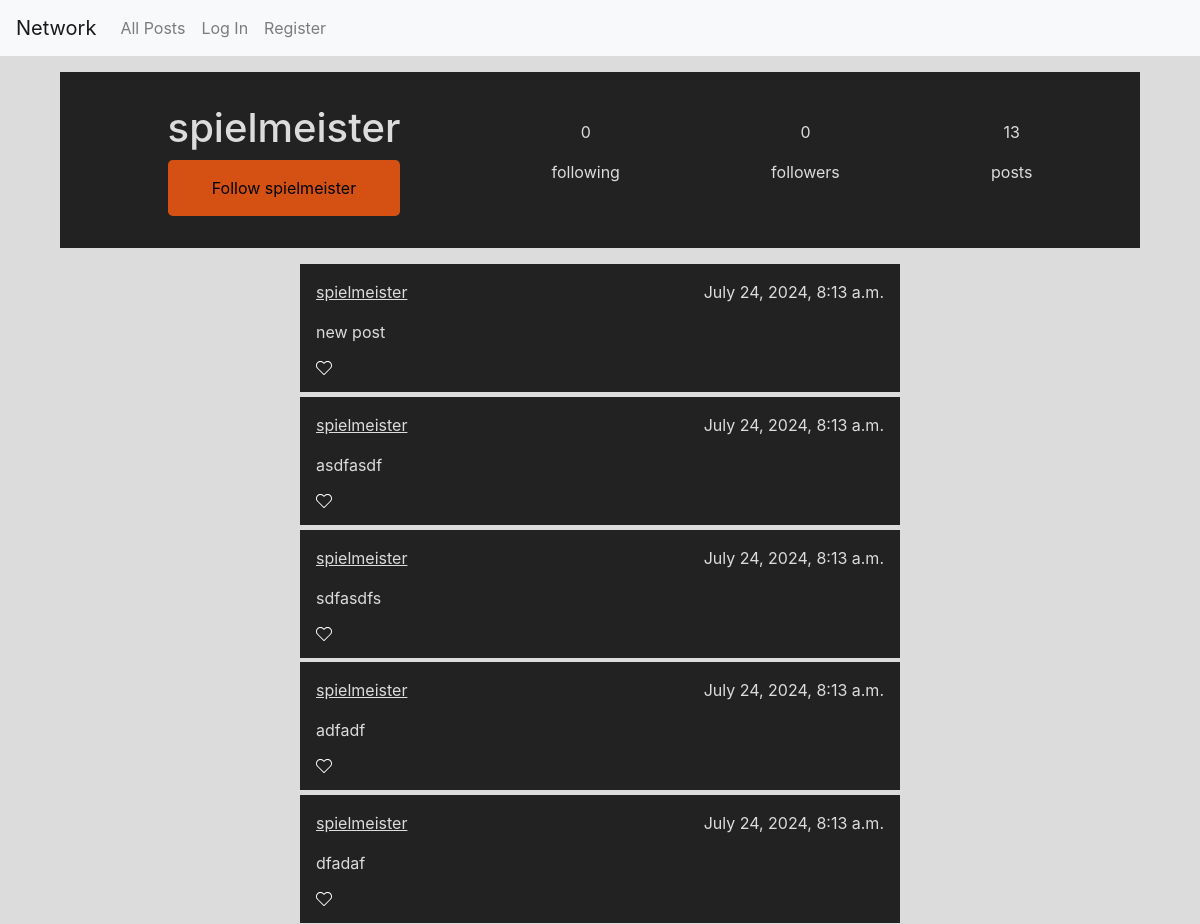
The page /profile/1 (upper part) on the database as committed earlier.
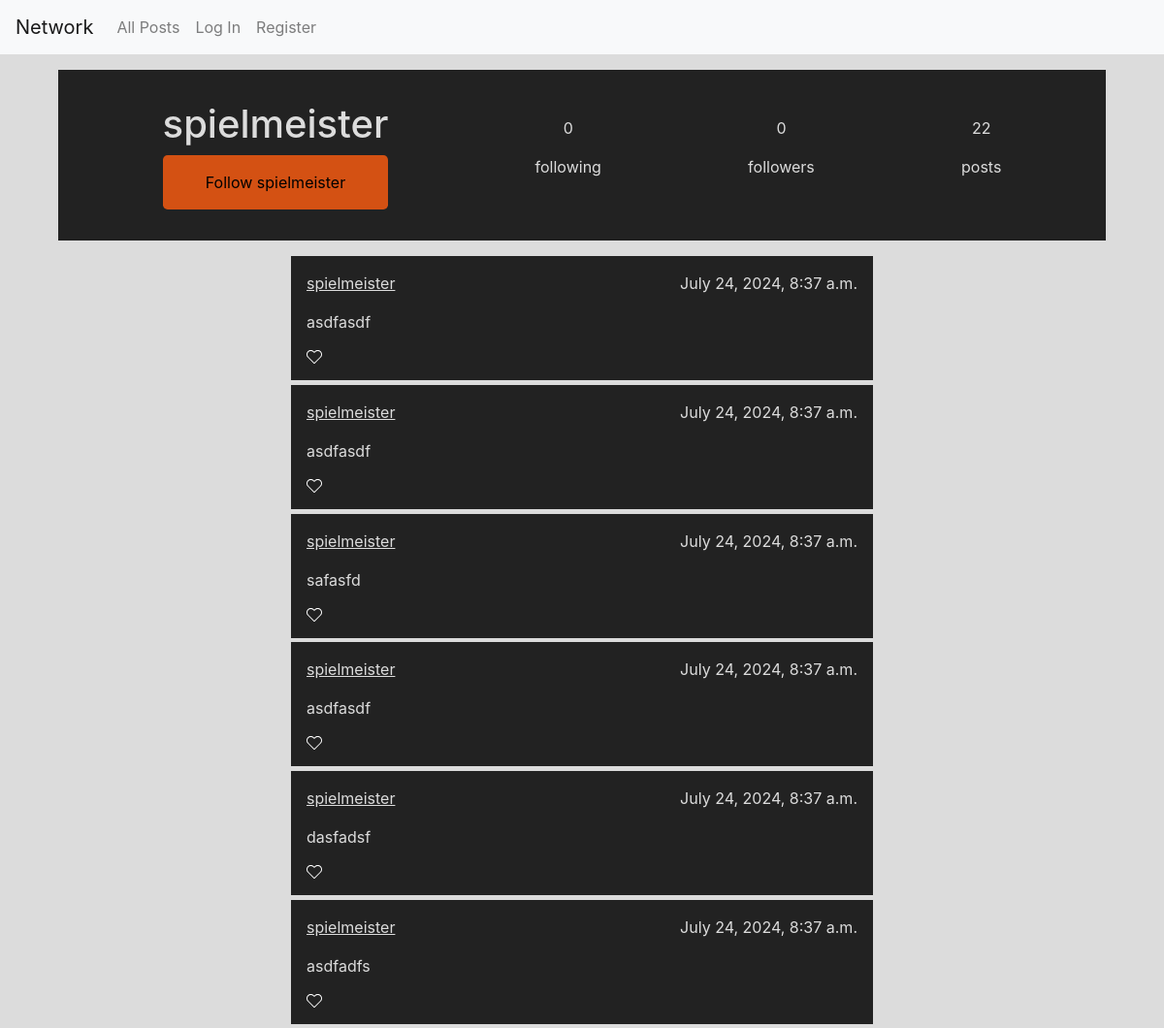
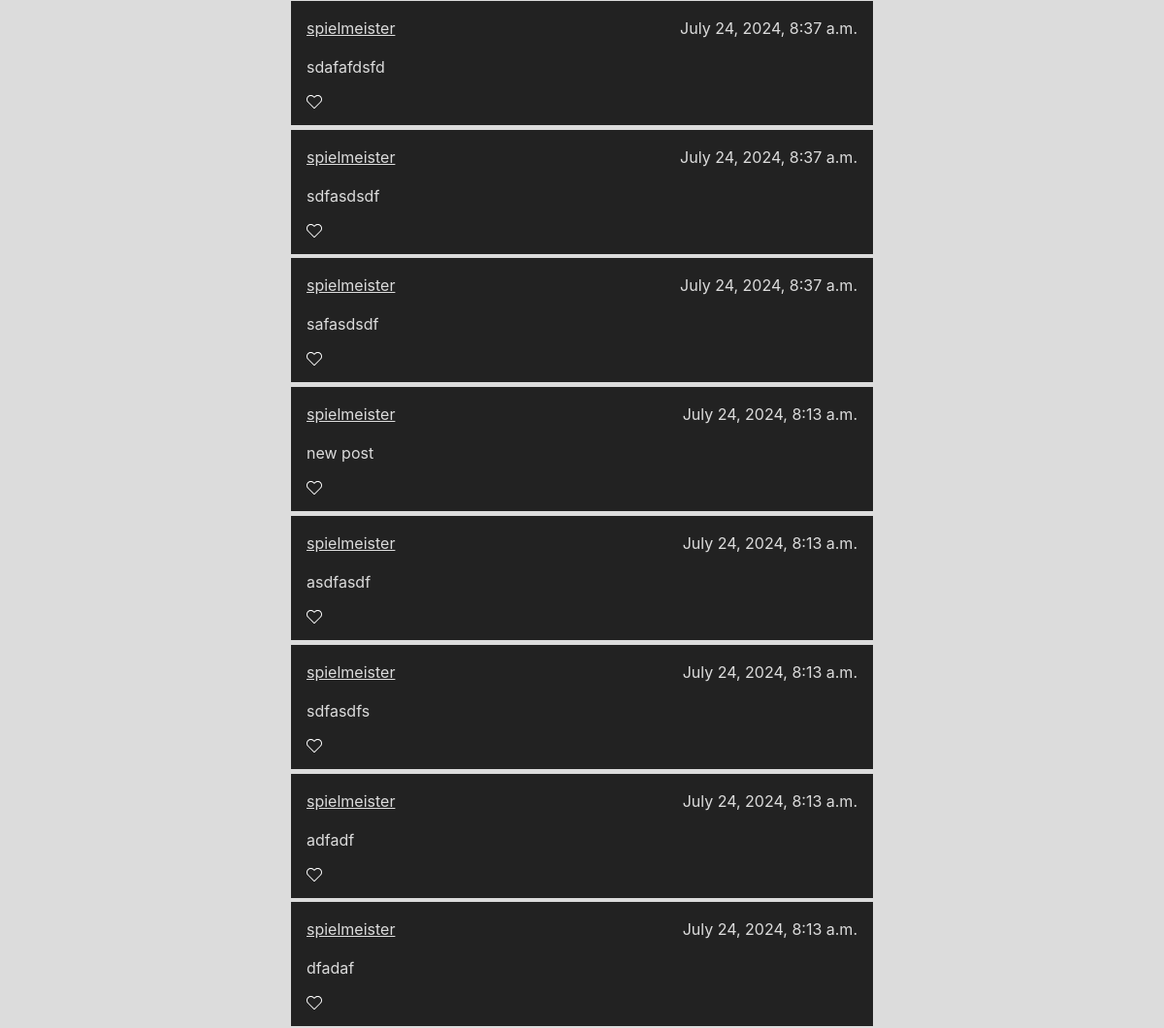
The same page on the database as committed later (2 pictures, top to bottom).
### network/models.py (models this page shows)
class Post(models.Model):
    user = models.ForeignKey(User, on_delete=models.CASCADE)
    content = models.CharField(max_length=9999)
    timestamp = models.DateTimeField(default=timezone.now())

class User(AbstractUser):
    pass

### network/views.py (the view)
# urls.py: path("profile/<int:user_id>", views.profile, name="profile"),
def profile(request, user_id):
    try:
        profile = User.objects.filter(id=user_id)[0]
        posts = Post.objects.filter(user=profile).order_by("-timestamp")
        followed = Follow.objects.filter(follower=request.user.id, followed=user_id)
        if(len(followed) == 1):
            followed = True
        else:
            followed = False
    except:
        return HttpResponseRedirect(reverse("index"))
    return render(request, "network/profile.html",{
        "profile": profile,
        "posts": posts,
        "followed":followed,
        "followednum": Follow.objects.filter(followed=profile).count(),
        "followernum": Follow.objects.filter(follower=profile).count(),
    })

### network/templates/network/profile.html (shortened to what this page needs)
{% extends 'network/layout.html' %}
{% block body %}
<div id="user">
    <div id="info">
        <div>
            <h1>{{ profile.username }}</h1>
            {% if not user.id == profile.id %}
            {% if followed %}
            <a class="button followed" href="{% url 'follow' profile.id %}">Unfollow {{ profile.username }}</a>
            {% else %}
            <a class="button" href="{% url 'follow' profile.id %}">Follow {{ profile.username }}</a>
            {% endif %}
            {% endif %}
        </div>
        <div>
            <p>{{ followernum }}</p>
            <p>following</p>
        </div>
        <div>
            <p>{{ followednum }}</p>
            <p>followers</p>
        </div>
        <div>
            <p>{{ posts|length }}</p>
            <p>posts</p>
        </div>
    </div>
</div>
<div id="post-list">
    {% for post in posts %}
    <div class="post">
        <div class="post-top">
            <p class="post-user"><a href="{% url 'profile' post.user.id%}">{{ post.user }}</a></p>
            <p class="post-timestamp">{{ post.timestamp }}</p>
        </div>
        <div class="post-body">
            <p>{{ post.content }}</p>
        </div>
        <div class="post-bottom">
        </div>
    </div>
    {% endfor %}
</div>
{% endblock %}

Rows that differ between the two databases and show on the page:
added Post: user "spielmeister", timestamp "July 24, 2024, 8:37 a.m.", content "asdfasdf"
added Post: user "spielmeister", timestamp "July 24, 2024, 8:37 a.m.", content "asdfasdf"
added Post: user "spielmeister", timestamp "July 24, 2024, 8:37 a.m.", content "safasfd"
added Post: user "spielmeister", timestamp "July 24, 2024, 8:37 a.m.", content "asdfasdf"
added Post: user "spielmeister", timestamp "July 24, 2024, 8:37 a.m.", content "dasfadsf"
added Post: user "spielmeister", timestamp "July 24, 2024, 8:37 a.m.", content "asdfadfs"
added Post: user "spielmeister", timestamp "July 24, 2024, 8:37 a.m.", content "sdafafdsfd"
added Post: user "spielmeister", timestamp "July 24, 2024, 8:37 a.m.", content "sdfasdsdf"
added Post: user "spielmeister", timestamp "July 24, 2024, 8:37 a.m.", content "safasdsdf"
Other text that changed with them:
{{ posts|length }}: "13" → "22"
